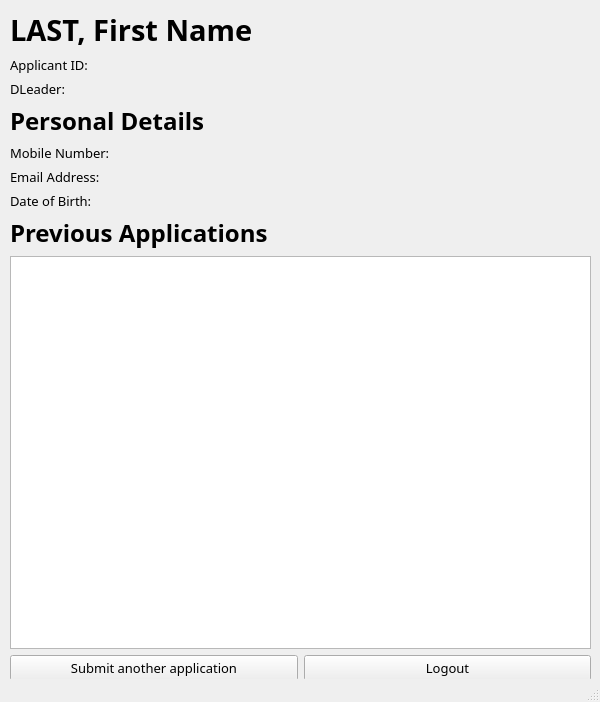
<?xml version="1.0" encoding="UTF-8"?>
<ui version="4.0">
 <class>MainWindow</class>
 <widget class="QMainWindow" name="MainWindow">
  <property name="geometry">
   <rect>
    <x>0</x>
    <y>0</y>
    <width>600</width>
    <height>702</height>
   </rect>
  </property>
  <property name="font">
   <font>
    <family>IBM Plex Sans</family>
    <pointsize>10</pointsize>
   </font>
  </property>
  <property name="windowTitle">
   <string>Applicant Dashboard</string>
  </property>
  <widget class="QWidget" name="centralwidget">
   <widget class="QWidget" name="layoutWidget">
    <property name="geometry">
     <rect>
      <x>10</x>
      <y>10</y>
      <width>581</width>
      <height>671</height>
     </rect>
    </property>
    <layout class="QVBoxLayout" name="vLayout_container">
     <item>
      <layout class="QVBoxLayout" name="vLayout_applicantInfo">
       <item>
        <widget class="QLabel" name="label_applicantName">
         <property name="sizePolicy">
          <sizepolicy hsizetype="Preferred" vsizetype="Preferred">
           <horstretch>0</horstretch>
           <verstretch>0</verstretch>
          </sizepolicy>
         </property>
         <property name="font">
          <font>
           <pointsize>22</pointsize>
           <weight>75</weight>
           <italic>false</italic>
           <bold>true</bold>
          </font>
         </property>
         <property name="text">
          <string>LAST, First Name</string>
         </property>
         <property name="alignment">
          <set>Qt::AlignLeading|Qt::AlignLeft|Qt::AlignTop</set>
         </property>
        </widget>
       </item>
       <item>
        <widget class="QLabel" name="label_applicantID">
         <property name="text">
          <string>Applicant ID: </string>
         </property>
         <property name="alignment">
          <set>Qt::AlignLeading|Qt::AlignLeft|Qt::AlignTop</set>
         </property>
        </widget>
       </item>
       <item>
        <widget class="QLabel" name="label_dLeader">
         <property name="text">
          <string>DLeader: </string>
         </property>
        </widget>
       </item>
      </layout>
     </item>
     <item>
      <layout class="QVBoxLayout" name="vLayout_personalDetails">
       <item>
        <widget class="QLabel" name="label_personalDetailsHeader">
         <property name="font">
          <font>
           <pointsize>18</pointsize>
           <weight>75</weight>
           <bold>true</bold>
          </font>
         </property>
         <property name="text">
          <string>Personal Details</string>
         </property>
        </widget>
       </item>
       <item>
        <widget class="QLabel" name="label_mobileNumber">
         <property name="text">
          <string>Mobile Number:</string>
         </property>
        </widget>
       </item>
       <item>
        <widget class="QLabel" name="label_emailAddress">
         <property name="text">
          <string>Email Address:</string>
         </property>
        </widget>
       </item>
       <item>
        <widget class="QLabel" name="label_dob">
         <property name="text">
          <string>Date of Birth: </string>
         </property>
        </widget>
       </item>
      </layout>
     </item>
     <item>
      <layout class="QVBoxLayout" name="vLayout_pastApplications">
       <item>
        <widget class="QLabel" name="label_prevApplicationsHeader">
         <property name="font">
          <font>
           <pointsize>18</pointsize>
           <weight>75</weight>
           <bold>true</bold>
          </font>
         </property>
         <property name="text">
          <string>Previous Applications</string>
         </property>
        </widget>
       </item>
       <item>
        <widget class="QTableView" name="tbl_prevApplications">
         <property name="font">
          <font>
           <family>IBM Plex Sans</family>
           <pointsize>10</pointsize>
          </font>
         </property>
        </widget>
       </item>
      </layout>
     </item>
     <item>
      <layout class="QHBoxLayout" name="hLayout_additionalButtons">
       <item>
        <widget class="QPushButton" name="btn_newApplication">
         <property name="text">
          <string>Submit another application</string>
         </property>
        </widget>
       </item>
       <item>
        <widget class="QPushButton" name="btn_logout">
         <property name="text">
          <string>Logout</string>
         </property>
        </widget>
       </item>
      </layout>
     </item>
    </layout>
   </widget>
  </widget>
  <widget class="QStatusBar" name="statusbar"/>
 </widget>
 <resources/>
 <connections/>
</ui>
